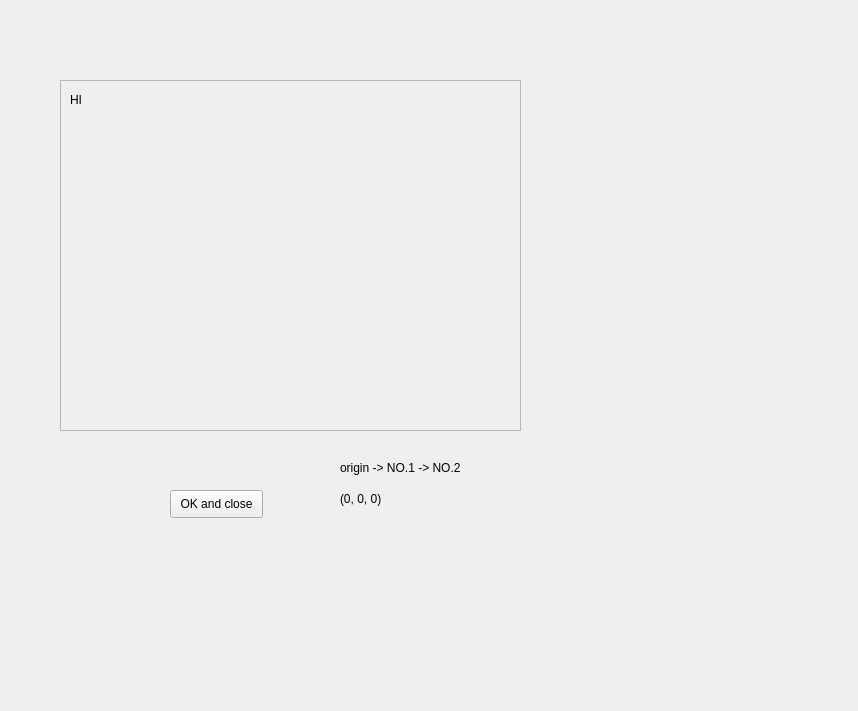
<?xml version="1.0" encoding="UTF-8"?>
<ui version="4.0">
 <class>Form</class>
 <widget class="QWidget" name="Form">
  <property name="geometry">
   <rect>
    <x>0</x>
    <y>0</y>
    <width>858</width>
    <height>711</height>
   </rect>
  </property>
  <property name="windowTitle">
   <string>Form</string>
  </property>
  <widget class="QScrollArea" name="scrollArea">
   <property name="geometry">
    <rect>
     <x>60</x>
     <y>80</y>
     <width>461</width>
     <height>351</height>
    </rect>
   </property>
   <property name="widgetResizable">
    <bool>true</bool>
   </property>
   <widget class="QWidget" name="scrollAreaWidgetContents">
    <property name="geometry">
     <rect>
      <x>0</x>
      <y>0</y>
      <width>459</width>
      <height>349</height>
     </rect>
    </property>
    <layout class="QGridLayout" name="gridLayout">
     <item row="0" column="0">
      <widget class="QLabel" name="label_img">
       <property name="text">
        <string>HI</string>
       </property>
      </widget>
     </item>
     <item row="1" column="0">
      <spacer name="verticalSpacer">
       <property name="orientation">
        <enum>Qt::Vertical</enum>
       </property>
       <property name="sizeHint" stdset="0">
        <size>
         <width>20</width>
         <height>40</height>
        </size>
       </property>
      </spacer>
     </item>
     <item row="0" column="1">
      <spacer name="horizontalSpacer">
       <property name="orientation">
        <enum>Qt::Horizontal</enum>
       </property>
       <property name="sizeHint" stdset="0">
        <size>
         <width>40</width>
         <height>20</height>
        </size>
       </property>
      </spacer>
     </item>
    </layout>
   </widget>
  </widget>
  <widget class="QPushButton" name="Button_OK_and_close">
   <property name="geometry">
    <rect>
     <x>170</x>
     <y>490</y>
     <width>93</width>
     <height>28</height>
    </rect>
   </property>
   <property name="text">
    <string>OK and close</string>
   </property>
  </widget>
  <widget class="QLabel" name="label_origin">
   <property name="geometry">
    <rect>
     <x>340</x>
     <y>490</y>
     <width>171</width>
     <height>17</height>
    </rect>
   </property>
   <property name="text">
    <string>(0, 0, 0)</string>
   </property>
  </widget>
  <widget class="QLabel" name="label">
   <property name="geometry">
    <rect>
     <x>340</x>
     <y>460</y>
     <width>171</width>
     <height>16</height>
    </rect>
   </property>
   <property name="text">
    <string>origin -&gt; NO.1 -&gt; NO.2</string>
   </property>
  </widget>
 </widget>
 <resources/>
 <connections>
  <connection>
   <sender>Button_OK_and_close</sender>
   <signal>clicked()</signal>
   <receiver>Form</receiver>
   <slot>okAndClose()</slot>
   <hints>
    <hint type="sourcelabel">
     <x>252</x>
     <y>507</y>
    </hint>
    <hint type="destinationlabel">
     <x>284</x>
     <y>505</y>
    </hint>
   </hints>
  </connection>
 </connections>
 <slots>
  <slot>okAndClose()</slot>
 </slots>
</ui>
